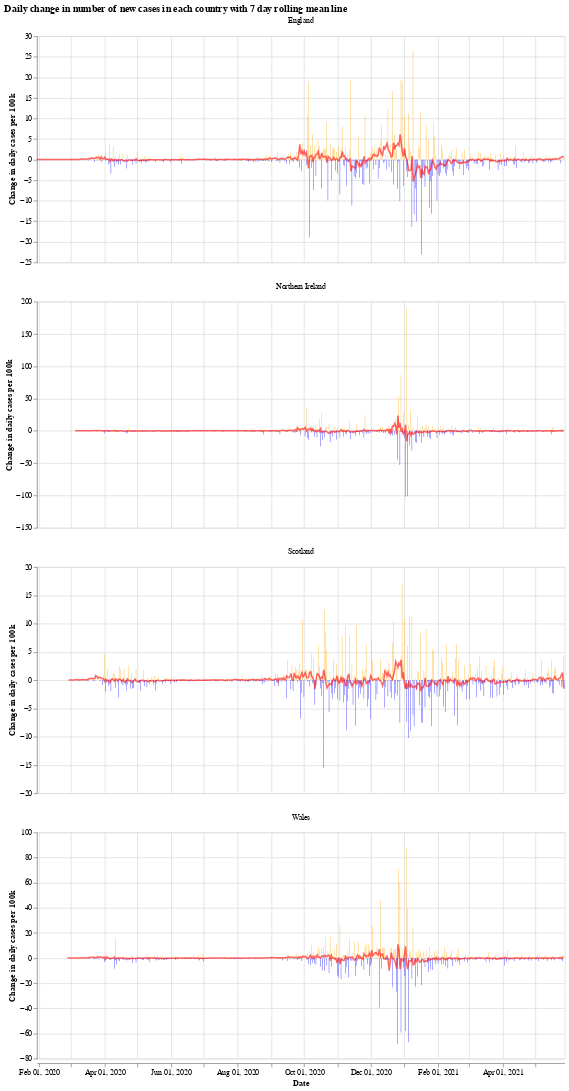

The cell this chart's notebook holds for it:
### Markdown cell above
We will use the Python library `Altair` for visualising the data, see the [altair docs](https://altair-viz.github.io/) for more information.

First we have a graph which shows the daily change in the number of new cases for each country. This number jumps up and down all over the place, which is likely due to delay in reporting of new cases over the weekend. Another interesting thing is that it looks like the daily cases in Wales experienced a much shorter period of calm over the summer (calm in the sense of daily cases not jumping up and down).

The orange bars are days when the number of new cases (per 100k population) was more than the previous day, while the blue are days when the number of new cases dropped. The red line is the 7 day moving average. 

When the moving average line is below 0, it means that there is a consistent drop in new cases. We can see this clearly happening around the times that lockdowns were introduced (though, to varying degrees). I will update the graphs soon with a marker of when each lockdown started.

### Code cell
# collapse
import altair as alt

bars = alt.Chart(uk_cases).mark_bar().encode(
    x=alt.X("yearmonthdate(date):T", axis=alt.Axis(title='Date')),
    y=alt.Y("casesChangeRate:Q", axis=alt.Axis(title='Change in daily cases per 100k')),
    tooltip='casesChange',
    color=alt.condition(
        alt.datum.casesChangeRate > 0,
        alt.value("orange"),  # The positive color
        alt.value("blue")  # The negative color
    )
).properties(title='Daily change in number of new cases with 7 day rolling mean',width=700).interactive()

line = alt.Chart(uk_cases).mark_line(
    color='red',
    size=2,
    opacity=0.6
).transform_window(
    rolling_mean='mean(casesChangeRate)',
    frame=[0, 7],
    groupby=['areaName']
).encode(
    x='yearmonthdate(date):T',
    y='rolling_mean:Q'
)

alt.layer(bars, line, data=uk_cases).facet(alt.Column(
    'areaName', title=''), columns=1).resolve_scale(y='independent').properties(title='Daily change in number of new cases in each country with 7 day rolling mean line')

### Figure 1 — Vega-Lite specification as saved in the notebook (floating-point values rounded to 4 significant figures; data arrays with more than 128 entries replaced by an {"elided": "..."} marker saying what was removed)
{"config": {"view": {"continuousWidth": 400, "continuousHeight": 300}}, "data": {"name": "data-fdbf9154ddb797a62a52d42ade6f92d0"}, "facet": {"type": "nominal", "field": "areaName", "title": ""}, "spec": {"layer": [{"mark": "bar", "encoding": {"color": {"condition": {"value": "orange", "test": "(datum.casesChangeRate > 0)"}, "value": "blue"}, "tooltip": {"type": "quantitative", "field": "casesChange"}, "x": {"type": "temporal", "axis": {"title": "Date"}, "field": "date", "timeUnit": "yearmonthdate"}, "y": {"type": "quantitative", "axis": {"title": "Change in daily cases per 100k"}, "field": "casesChangeRate"}}, "selection": {"selector001": {"type": "interval", "bind": "scales", "encodings": ["x", "y"]}}, "title": "Daily change in number of new cases with 7 day rolling mean", "width": 700}, {"mark": {"type": "line", "color": "red", "opacity": 0.6, "size": 2}, "encoding": {"x": {"type": "temporal", "field": "date", "timeUnit": "yearmonthdate"}, "y": {"type": "quantitative", "field": "rolling_mean"}}, "transform": [{"window": [{"op": "mean", "field": "casesChangeRate", "as": "rolling_mean"}], "frame": [0, 7], "groupby": ["areaName"]}]}]}, "columns": 1, "resolve": {"scale": {"y": "independent"}}, "title": "Daily change in number of new cases in each country with 7 day rolling mean line", "$schema": "https://vega.github.io/schema/vega-lite/v4.8.1.json", "datasets": {"data-fdbf9154ddb797a62a52d42ade6f92d0": {"elided": "1844 records"}}}
